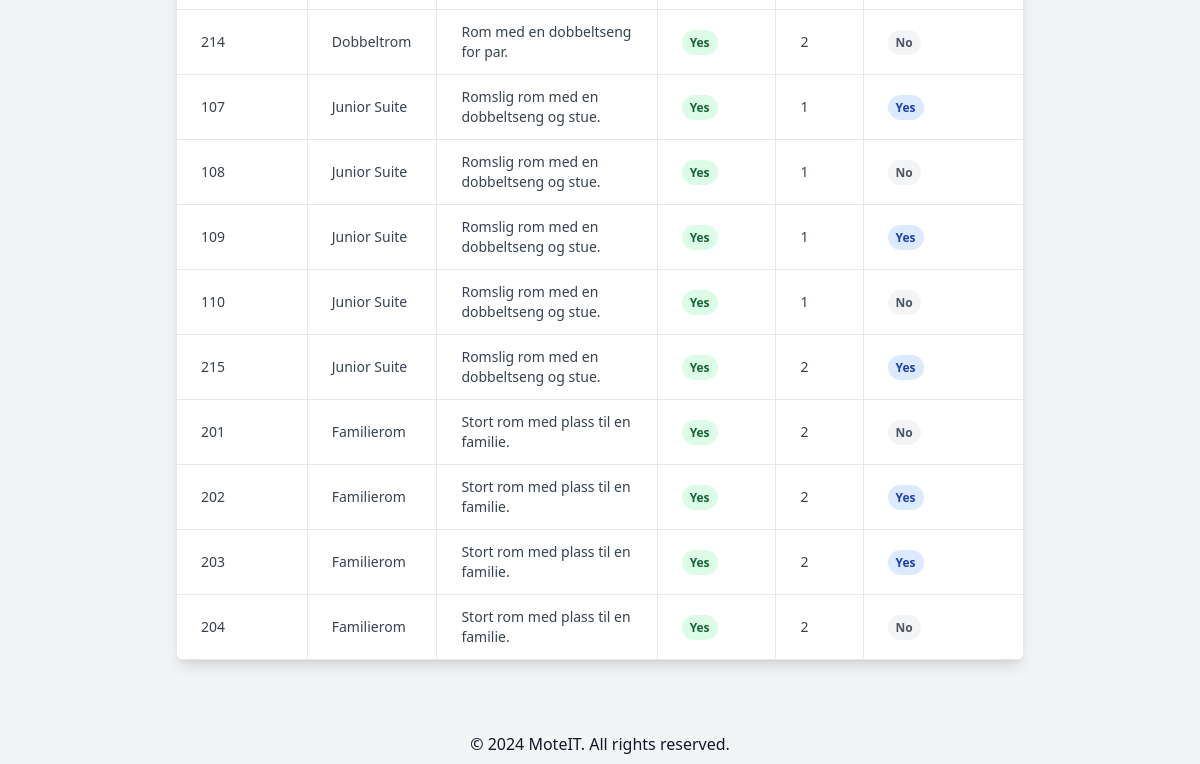
Page /public/admin.php (lower part) on the earlier database version.
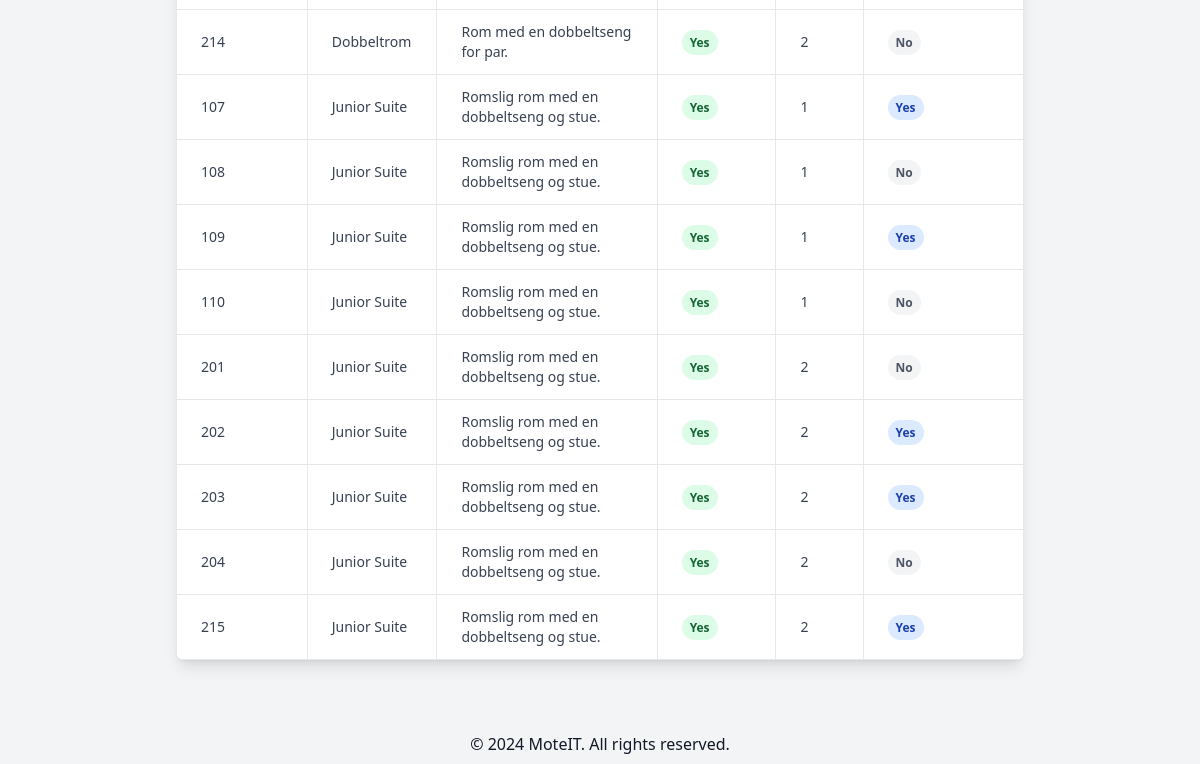
Same page on the later database version.
### tables this page shows
CREATE TABLE rooms (
    id INT AUTO_INCREMENT PRIMARY KEY,
    room_number VARCHAR(10) NOT NULL UNIQUE,
    type_id INT,
    available BOOLEAN DEFAULT TRUE,
    floor INT,
    proximity_to_elevator BOOLEAN DEFAULT FALSE,
    FOREIGN KEY (type_id) REFERENCES room_types(id),
    created_at TIMESTAMP DEFAULT CURRENT_TIMESTAMP
);

CREATE TABLE room_types (
    id INT AUTO_INCREMENT PRIMARY KEY,
    name VARCHAR(50) NOT NULL,
    description TEXT,
    max_adults INT NOT NULL,
    max_children INT NOT NULL,
    created_at TIMESTAMP DEFAULT CURRENT_TIMESTAMP
);

### public/admin.php (called while the page is built, shortened)
<?php
include __DIR__ . '/../app/core/db_connect.php';
$sql = "SELECT r.room_number, rt.name AS room_type, rt.description AS room_description, r.available, r.floor, r.proximity_to_elevator
        FROM rooms r
        JOIN room_types rt ON r.type_id = rt.id";
$result = $conn->query($sql);
include __DIR__ . '/../app/views/layouts/main.php';

### app/views/admin.php (the view, shortened to what this page needs)
<body class="bg-gray-100 font-sans leading-normal tracking-normal">
    <div class="container mx-auto max-w-4xl p-6">
        <div class="mt-10">
            <div class="overflow-x-auto rounded-lg shadow-lg">
                <table class="min-w-full bg-white shadow-md rounded-lg overflow-hidden">
                    <tbody class="bg-white divide-y divide-gray-200">
                        <?php while ($row = $result->fetch_assoc()): ?>
                            <tr class="hover:bg-gray-50 hover:shadow-sm transition-all duration-200">
                                <td class="border px-6 py-3 text-sm text-gray-700"><?php echo htmlspecialchars($row['room_number']); ?></td>
                                <td class="border px-6 py-3 text-sm text-gray-700"><?php echo htmlspecialchars($row['room_type']); ?></td>
                                <td class="border px-6 py-3 text-sm text-gray-700"><?php echo htmlspecialchars($row['room_description']); ?></td>
                                <td class="border px-6 py-3 text-sm text-gray-700">
                                    <span class="<?php echo $row['available'] ? 'bg-green-100 text-green-800' : 'bg-red-100 text-red-800'; ?> px-2 py-1 rounded-full text-xs font-semibold">
                                        <?php echo $row['available'] ? 'Yes' : 'No'; ?>
                                    </span>
                                </td>
                                <td class="border px-6 py-3 text-sm text-gray-700"><?php echo htmlspecialchars($row['floor']); ?></td>
                                <td class="border px-6 py-3 text-sm text-gray-700">
                                    <span class="<?php echo $row['proximity_to_elevator'] ? 'bg-blue-100 text-blue-800' : 'bg-gray-100 text-gray-600'; ?> px-2 py-1 rounded-full text-xs font-semibold">
                                        <?php echo $row['proximity_to_elevator'] ? 'Yes' : 'No'; ?>
                                    </span>
                                </td>
                            </tr>
                        <?php endwhile; ?>
                    </tbody>
                </table>
            </div>
        </div>
    </div>
</body>

### app/views/layouts/main.php (shortened to what this page needs)
<!DOCTYPE html>
<html lang="en">
<head>
    <link rel="stylesheet" href="/Roombooking/public/css/styles.css">
    <link rel="stylesheet" href="https://cdnjs.cloudflare.com/ajax/libs/font-awesome/6.0.0-beta3/css/all.min.css">
    <link rel="stylesheet" href="https://cdn.jsdelivr.net/npm/flatpickr/dist/flatpickr.min.css">
</head>
<body class="bg-gray-100">
    ?> <div class="container mx-auto p-4">
        <?php include($view); ?>
    </div>
</body>
<?php include __DIR__ . '/../components/footer.php'; ?>
</html>

### app/views/components/footer.php
<footer class="text-gray-900">
    <div class="container pt-8 pb-2 mx-auto text-center">
        <p>&copy; <?php echo date('Y'); ?> MoteIT. All rights reserved.</p>
    </div>
</footer>

### public/css/styles.css (style rules this page uses)
html, :host { line-height: 1.5; -webkit-text-size-adjust: 100%; -moz-tab-size: 4; -o-tab-size: 4; tab-size: 4; font-family: ui-sans-serif, system-ui, sans-serif, "Apple Color Emoji", "Segoe UI Emoji", "Segoe UI Symbol", "Noto Color Emoji"; font-feature-settings: normal; font-variation-settings: normal; -webkit-tap-highlight-color: transparent; }
body { margin: 0; line-height: inherit; }
table { text-indent: 0; border-color: inherit; border-collapse: collapse; }
blockquote, dl, dd, h1, h2, h3, h4, h5, h6, hr, figure, p, pre { margin: 0; }
.container { width: 100%; }
@media (min-width: 640px) { .container { max-width: 640px; } }
@media (min-width: 768px) { .container { max-width: 768px; } }
@media (min-width: 1024px) { .container { max-width: 1024px; } }
.mx-auto { margin-left: auto; margin-right: auto; }
.mt-10 { margin-top: 2.5rem; }
.min-w-full { min-width: 100%; }
.max-w-4xl { max-width: 56rem; }
.divide-y > :not([hidden]) ~ :not([hidden]) { --tw-divide-y-reverse: 0; border-top-width: calc(1px * calc(1 - var(--tw-divide-y-reverse))); border-bottom-width: calc(1px * var(--tw-divide-y-reverse)); }
.divide-gray-200 > :not([hidden]) ~ :not([hidden]) { --tw-divide-opacity: 1; border-color: rgb(229 231 235 / var(--tw-divide-opacity)); }
.overflow-hidden { overflow: hidden; }
.overflow-x-auto { overflow-x: auto; }
.rounded-full { border-radius: 9999px; }
.rounded-lg { border-radius: 0.5rem; }
.bg-blue-100 { --tw-bg-opacity: 1; background-color: rgb(219 234 254 / var(--tw-bg-opacity)); }
.bg-gray-100 { --tw-bg-opacity: 1; background-color: rgb(243 244 246 / var(--tw-bg-opacity)); }
.bg-green-100 { --tw-bg-opacity: 1; background-color: rgb(220 252 231 / var(--tw-bg-opacity)); }
.bg-white { --tw-bg-opacity: 1; background-color: rgb(255 255 255 / var(--tw-bg-opacity)); }
.p-4 { padding: 1rem; }
.p-6 { padding: 1.5rem; }
.px-2 { padding-left: 0.5rem; padding-right: 0.5rem; }
.py-1 { padding-top: 0.25rem; padding-bottom: 0.25rem; }
.pb-2 { padding-bottom: 0.5rem; }
.pt-8 { padding-top: 2rem; }
.text-center { text-align: center; }
.text-xs { font-size: 0.75rem; line-height: 1rem; }
.font-semibold { font-weight: 600; }
.text-blue-800 { --tw-text-opacity: 1; color: rgb(30 64 175 / var(--tw-text-opacity)); }
.text-gray-600 { --tw-text-opacity: 1; color: rgb(75 85 99 / var(--tw-text-opacity)); }
.text-gray-900 { --tw-text-opacity: 1; color: rgb(17 24 39 / var(--tw-text-opacity)); }
.text-green-800 { --tw-text-opacity: 1; color: rgb(22 101 52 / var(--tw-text-opacity)); }
.shadow-lg { --tw-shadow: 0 10px 15px -3px rgb(0 0 0 / 0.1), 0 4px 6px -4px rgb(0 0 0 / 0.1); --tw-shadow-colored: 0 10px 15px -3px var(--tw-shadow-color), 0 4px 6px -4px var(--tw-shadow-color); box-shadow: var(--tw-ring-offset-shadow, 0 0 #0000), var(--tw-ring-shadow, 0 0 #0000), var(--tw-shadow); }
.shadow-md { --tw-shadow: 0 4px 6px -1px rgb(0 0 0 / 0.1), 0 2px 4px -2px rgb(0 0 0 / 0.1); --tw-shadow-colored: 0 4px 6px -1px var(--tw-shadow-color), 0 2px 4px -2px var(--tw-shadow-color); box-shadow: var(--tw-ring-offset-shadow, 0 0 #0000), var(--tw-ring-shadow, 0 0 #0000), var(--tw-shadow); }
.transition-all { transition-property: all; transition-timing-function: cubic-bezier(0.4, 0, 0.2, 1); transition-duration: 150ms; }
.duration-200 { transition-duration: 200ms; }

Differences in the rows shown:
changed rooms (number 6 of 10 on the later page): type.name "Familierom" → "Junior Suite"; type.description "Stort rom med plass til en familie." → "Romslig rom med en dobbeltseng og stue."
changed rooms (number 7 of 10 on the later page): type.name "Familierom" → "Junior Suite"; type.description "Stort rom med plass til en familie." → "Romslig rom med en dobbeltseng og stue."
changed rooms (number 8 of 10 on the later page): type.name "Familierom" → "Junior Suite"; type.description "Stort rom med plass til en familie." → "Romslig rom med en dobbeltseng og stue."
changed rooms (number 9 of 10 on the later page): type.name "Familierom" → "Junior Suite"; type.description "Stort rom med plass til en familie." → "Romslig rom med en dobbeltseng og stue."
shown differently, row unchanged: rooms (number 10 of 10 on the later page): moves down the list
